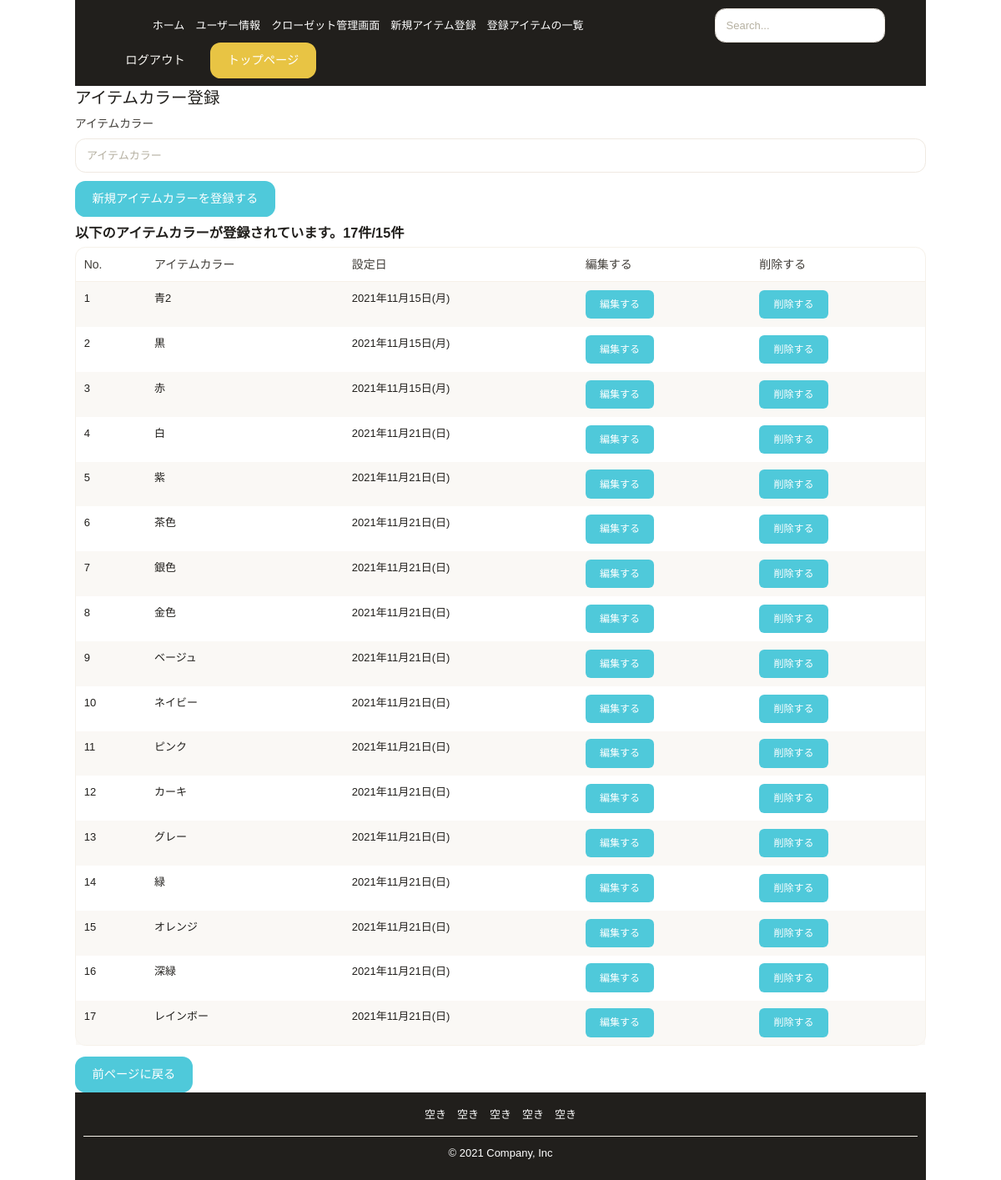
/contents/item-color-create/ (signed in), run on an earlier commit of the app's database.
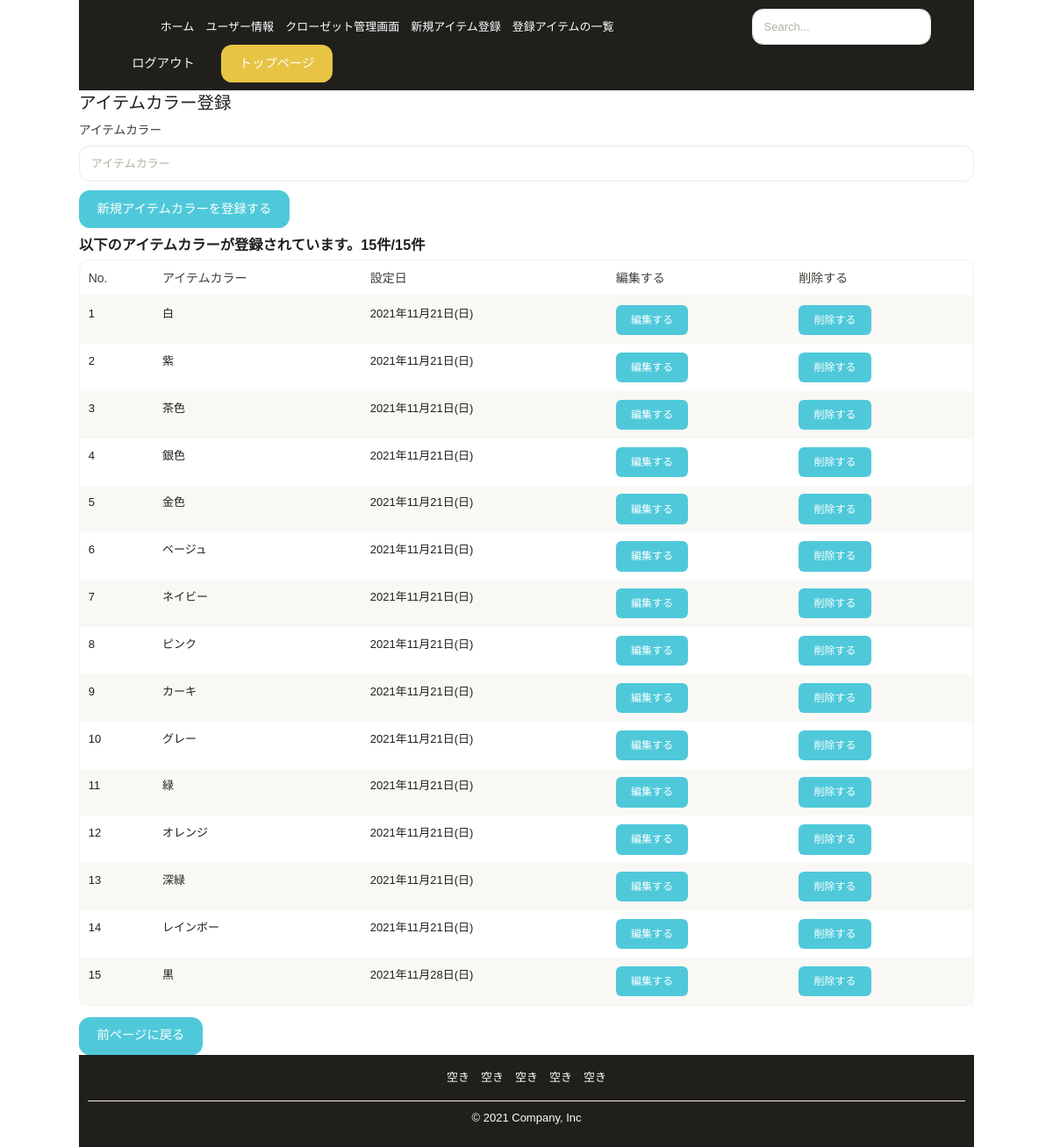
And on a later commit of the database.
### contents/models.py (models this page shows, shortened)
class ItemColor(models.Model):
    user = models.ForeignKey(settings.AUTH_USER_MODEL, verbose_name='ユーザー', on_delete=models.CASCADE, null=True)
    create_date = models.DateTimeField(verbose_name='作成日', auto_now_add=True)
    item_color = models.CharField(verbose_name='アイテムカラー', max_length=255, unique=True)

### contents/views.py (the view)
# urls.py: path('item-color-create/', item_color_CreateView, name='item_color_create'),
@login_required
def item_color_CreateView(request):
    item_color_list = ItemColor.objects.filter(user_id = request.user)
    if request.method == 'POST':
        form = ItemColorCreateForm(request.POST)
        if form.is_valid():
            item_color = form.save(commit=False)
            item_color.user = request.user
            item_color.save()
            return redirect('item_color_create_complete')
    else:
        form = ItemColorCreateForm()
    return render(request,'contents/item_category_registration/item_color_create.html', {'form':form, "item_color_list":item_color_list })

### contents/forms.py (shortened to what this page needs)
class ItemColorCreateForm(forms.ModelForm):
    class Meta:
        model = ItemColor
        fields = ('item_color',)
        labels = {'item_color':'アイテムカラー'}

### templates/contents/item_category_registration/item_color_create.html (shortened to what this page needs)
{% extends 'contents/contents_base.html' %}
{% load static django_bootstrap5 humanize %}
{% block content %}
<div class="container">
    <form action='' method='POST'>{% csrf_token %}
        <legend>アイテムカラー登録</legend>
        {% bootstrap_form form %}
        {% bootstrap_button button_type="submit" content="新規アイテムカラーを登録する" %}
    </form>
</div>
<div class="container">
    {% if item_color_list %}
    <h4 style="margin-top: 10px;">以下のアイテムカラーが登録されています。{{ item_color_list.count }}件/15件</h4>
    <table class="table table-rounded table-striped border gy-3 gs-3">
        <thead>
            <tr class="fw-bold fs-6 text-gray-800 border-bottom border-gray-200">
                <th>No.</th>
                <th>アイテムカラー</th>
                <th>設定日</th>
                <th>編集する</th>
                <th>削除する</th>
            </tr>
        </thead>
        <tbody>
        {% for field in item_color_list %}
            <tr>
                <td>{{ forloop.counter }}</td>
                <td>{{ field.item_color }}</td>
                <td>{{ field.create_date | date:"Y年m月d日(D)" }}</td>
                <td><a href="{% url 'item_color_update' field.pk %}" class="btn btn-sm btn-primary" type="submit">編集する</a></td>
                <td><a href="{% url 'item_color_delete' field.pk %}" class="btn btn-sm btn-primary" type="submit">削除する</a></td>
            </tr>
            {% endfor %}
        </tbody>
    </table>
    {% else %}
    <p>アイテムカラーは登録されていません</p>
    {% endif %}
    <a href="{% url 'item_category_gate' %}" class="btn btn-md btn-primary" type="submit">前ページに戻る</a>
</div>
{% endblock content %}

What changed in the data, as far as the page shows it:
removed ItemColor: item_color "青2", create_date "2021年11月15日(月)"
removed ItemColor: item_color "黒", create_date "2021年11月15日(月)"
removed ItemColor: item_color "赤", create_date "2021年11月15日(月)"
added ItemColor: item_color "黒", create_date "2021年11月28日(日)"
Also different on the page:
{{ item_color_list.count }}: "17" → "15"
